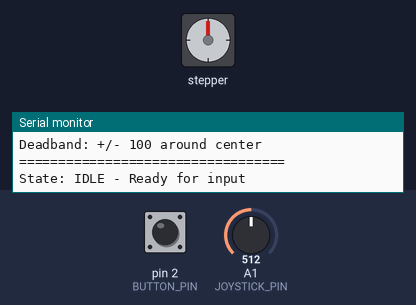
Bench run of a program on a simulated Arduino Uno, built with avr-gcc and run on an emulated ATmega328P. On the bench: stepper motor, the last lines printed to the serial monitor. Inputs (shaded band) come from the test bench; at power-on: A1 (JOYSTICK_PIN) = 512, pin 2 (BUTTON_PIN) HIGH. Stepper angles assume 200 steps per turn.

Above: at 1.4 s.
1.5 s: A1 (JOYSTICK_PIN) set to 716
At 1.65 s:
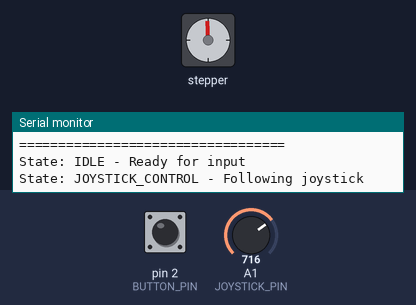
4.5 s: A1 (JOYSTICK_PIN) set to 511
At 5.6 s:
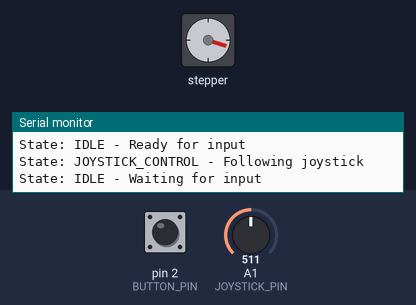
6.0 s: pin 2 (BUTTON_PIN) pulled LOW for 0.15 s
At 7.2 s:
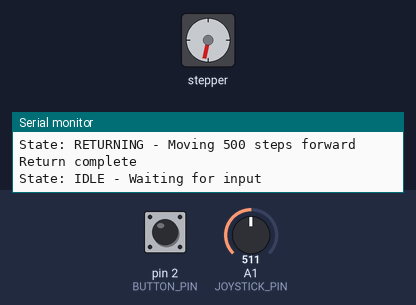
8.1 s: pin 2 (BUTTON_PIN) pulled LOW for 1 s
At 10.7 s:
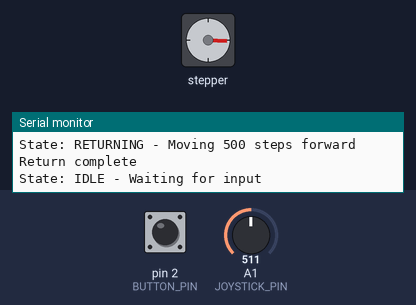
11.1 s: pin 2 (BUTTON_PIN) pulled LOW for 3.2 s
At 15.6 s:
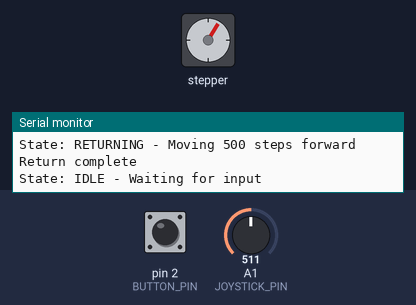
15.9 s: A1 (JOYSTICK_PIN) set to 306
At 16.35 s:
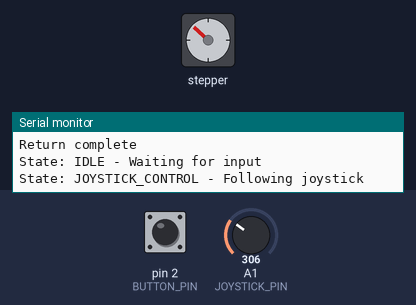
Timing chart, 0 to 19.9 s (numbered marks = the images above; inputs shaded):
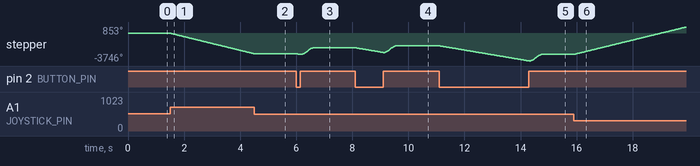

The program:

main.cpp
```cpp
#include <Arduino.h>
#include <Bounce2.h>
#include <AccelStepper.h>

/*
  Stepper Motor Control - STATE MACHINE ARCHITECTURE

  Hardware Setup:
  - Button: Pin 2 to one side, GND to other side
  - Joystick: A1 to signal, 5V to VCC, GND to GND
  - Stepper Driver: Pin 10 (step), Pin 8 (direction)

  States:
  - IDLE: Waiting for input
  - BUTTON_JOG: Button pressed, motor jogging reverse
  - RETURNING: Button released, motor returning 100 steps
  - JOYSTICK_CONTROL: Joystick moved, motor following joystick
*/

// ==================== PIN DEFINITIONS ====================
const int BUTTON_PIN = 2;
const int STEP_PIN = 10;
const int DIR_PIN = 8;
const int JOYSTICK_PIN = A1;
//333
// ==================== CONFIGURATION ====================
const int JOYSTICK_DEADBAND = 150;      // Deadband around center (512)
const int JOYSTICK_CENTER = 512;        // Center position of joystick
const int BUTTON_JOG_SPEED = -400;      // Speed when button pressed (negative = reverse)
const int RETURN_STEPS = 500;           // Steps to return after button release
const int MAX_JOYSTICK_SPEED = 4000;    // Maximum speed for joystick control
const int MAX_SPEED = 4000;             // Maximum stepper speed
const int ACCELERATION = 20000;           // Acceleration for position movements

// ==================== STATE DEFINITIONS ====================
enum State {
  IDLE,
  BUTTON_JOG,
  RETURNING,
  JOYSTICK_CONTROL
};

// ==================== GLOBAL OBJECTS ====================
Bounce2::Button button = Bounce2::Button();
AccelStepper stepper(AccelStepper::DRIVER, STEP_PIN, DIR_PIN);

// ==================== STATE VARIABLES ====================
State currentState = IDLE;
State previousState = IDLE;
int joystickValue = 512;

// ==================== SETUP ====================
void setup() {
  Serial.begin(9600);
  Serial.println("==================================");
  Serial.println("Stepper Motor State Machine Control");
  Serial.println("==================================");
  Serial.println("Button on Pin 2: Jog reverse, auto-return 100 steps");
  Serial.println("Joystick on A1: Variable speed CW/CCW");
  Serial.println("Deadband: +/- 100 around center");
  Serial.println("==================================");

  // Configure button
  button.attach(BUTTON_PIN, INPUT_PULLUP);
  button.interval(15);
  button.setPressedState(LOW);

  // Configure stepper
  stepper.setMaxSpeed(MAX_SPEED);
  stepper.setAcceleration(ACCELERATION);

  Serial.println("State: IDLE - Ready for input");
}

// ==================== STATE MACHINE FUNCTIONS ====================

void enterState(State newState) {
  // Exit current state
  switch (currentState) {
    case BUTTON_JOG:
      stepper.setSpeed(0);
      break;
    case JOYSTICK_CONTROL:
      stepper.setSpeed(0);
      break;
    default:
      break;
  }

  // Update state
  previousState = currentState;
  currentState = newState;

  // Enter new state
  switch (newState) {
    case IDLE:
      Serial.println("State: IDLE - Waiting for input");
      stepper.setSpeed(0);
      break;

    case BUTTON_JOG:
      Serial.println("State: BUTTON_JOG - Jogging reverse");
      stepper.setSpeed(BUTTON_JOG_SPEED);
      break;

    case RETURNING:
      Serial.print("State: RETURNING - Moving ");
      Serial.print(RETURN_STEPS);
      Serial.println(" steps forward");
      stepper.move(RETURN_STEPS);
      break;

    case JOYSTICK_CONTROL:
      Serial.println("State: JOYSTICK_CONTROL - Following joystick");
      break;
  }
}

void handleIdleState() {
  // Check for button press
  if (button.pressed()) {
    enterState(BUTTON_JOG);
    return;
  }

  // Check for joystick movement
  if (abs(joystickValue - JOYSTICK_CENTER) > JOYSTICK_DEADBAND) {
    enterState(JOYSTICK_CONTROL);
    return;
  }
}

void handleButtonJogState() {
  // Run motor at constant speed
  stepper.runSpeed();

  // Check for button release
  if (button.released()) {
    enterState(RETURNING);
    return;
  }
}

void handleReturningState() {
  // Run position-based movement
  stepper.run();

  // Check if return is complete
  if (stepper.distanceToGo() == 0) {
    Serial.println("Return complete");
    enterState(IDLE);
    return;
  }

  // Button press during return is ignored
  // This prevents interruption of safety return movement
}

void handleJoystickControlState() {
  // Calculate speed based on joystick position
  int speed = 0;

  if (joystickValue < (JOYSTICK_CENTER - JOYSTICK_DEADBAND)) {
    // CW direction (0 to center-deadband)
    speed = map(joystickValue, 0, JOYSTICK_CENTER - JOYSTICK_DEADBAND,
                MAX_JOYSTICK_SPEED, 0);
  }
  else if (joystickValue > (JOYSTICK_CENTER + JOYSTICK_DEADBAND)) {
    // CCW direction (center+deadband to 1023)
    speed = map(joystickValue, JOYSTICK_CENTER + JOYSTICK_DEADBAND, 1023,
                0, -MAX_JOYSTICK_SPEED);
  }

  stepper.setSpeed(speed);
  stepper.runSpeed();

  // Check if joystick returned to center
  if (abs(joystickValue - JOYSTICK_CENTER) <= JOYSTICK_DEADBAND) {
    enterState(IDLE);
    return;
  }

  // Check for button press (overrides joystick)
  if (button.pressed()) {
    enterState(BUTTON_JOG);
    return;
  }
}

// ==================== MAIN LOOP ====================
void loop() {
  // Update inputs
  button.update();
  joystickValue = analogRead(JOYSTICK_PIN);

  // Run state machine
  switch (currentState) {
    case IDLE:
      handleIdleState();
      break;

    case BUTTON_JOG:
      handleButtonJogState();
      break;

    case RETURNING:
      handleReturningState();
      break;

    case JOYSTICK_CONTROL:
      handleJoystickControlState();
      break;
  }

  // Small delay for stability
  delayMicroseconds(100);
}
```

Measured:
- after the input at 1.5 s, stepper: keeps turning counter-clockwise at about 925°/s, starting at once
- after the input at 4.5 s, stepper: stops changing and stays -2772°
- after the input at 6.0 s, stepper: turns 92° counter-clockwise in 0.16 s, then 896° clockwise in 0.40 s
- after the input at 8.1 s, stepper: turns 635° counter-clockwise in 0.99 s, then 896° clockwise in 0.42 s
- after the input at 11.1 s, stepper: turns 2039° counter-clockwise in 3.2 s, then 898° clockwise in 0.41 s
- after the input at 15.9 s, stepper: keeps turning clockwise at about 926°/s, starting at once
